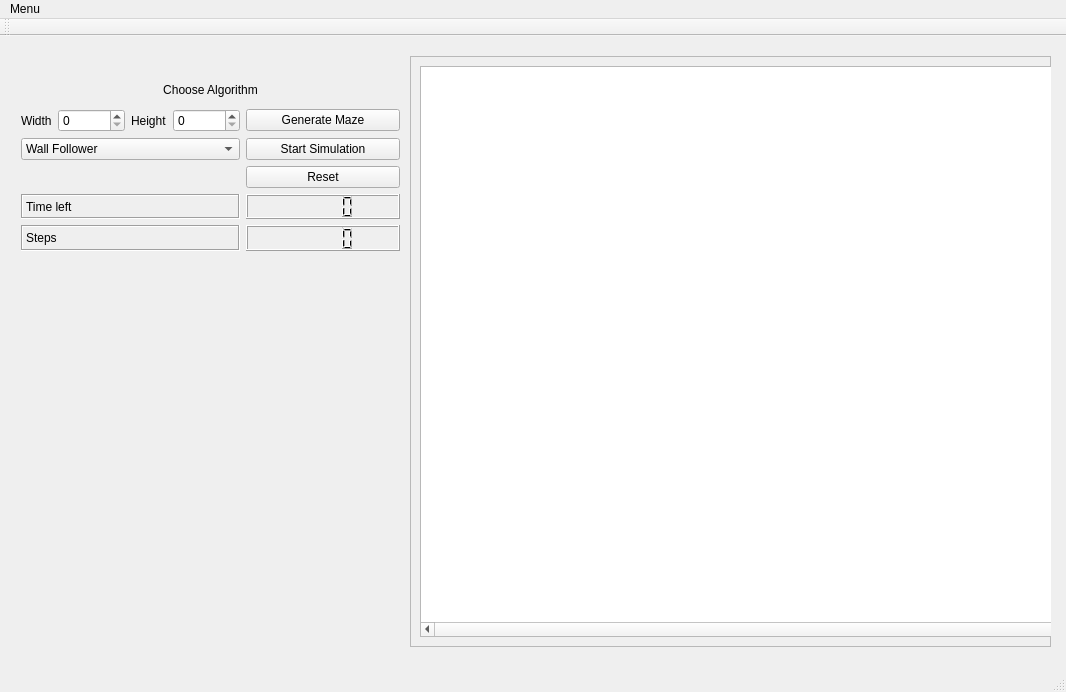
<?xml version="1.0" encoding="UTF-8"?>
<ui version="4.0">
 <class>MazeGui</class>
 <widget class="QMainWindow" name="MazeGui">
  <property name="geometry">
   <rect>
    <x>0</x>
    <y>0</y>
    <width>1066</width>
    <height>692</height>
   </rect>
  </property>
  <property name="windowTitle">
   <string>Maze Solver</string>
  </property>
  <property name="windowIcon">
   <iconset theme="MazeSolver">
    <normaloff>.</normaloff>.</iconset>
  </property>
  <widget class="QWidget" name="centralWidget">
   <property name="autoFillBackground">
    <bool>false</bool>
   </property>
   <widget class="QWidget" name="gridLayoutWidget">
    <property name="geometry">
     <rect>
      <x>10</x>
      <y>30</y>
      <width>401</width>
      <height>196</height>
     </rect>
    </property>
    <layout class="QGridLayout" name="userinputGridlayout">
     <item row="2" column="0">
      <widget class="QComboBox" name="algorithmCombobox">
       <item>
        <property name="text">
         <string>Wall Follower</string>
        </property>
       </item>
       <item>
        <property name="text">
         <string>Tremaux's algorithm</string>
        </property>
       </item>
       <item>
        <property name="text">
         <string>Recursive</string>
        </property>
       </item>
       <item>
        <property name="text">
         <string>Shortest path algorithm</string>
        </property>
       </item>
      </widget>
     </item>
     <item row="4" column="0">
      <widget class="QLabel" name="TimeLeft">
       <property name="frameShape">
        <enum>QFrame::Box</enum>
       </property>
       <property name="frameShadow">
        <enum>QFrame::Sunken</enum>
       </property>
       <property name="text">
        <string>Time left</string>
       </property>
      </widget>
     </item>
     <item row="4" column="1">
      <widget class="QLCDNumber" name="timeLeftLCDDisplay"/>
     </item>
     <item row="0" column="0" colspan="2">
      <widget class="QLabel" name="chooseAlgorithm">
       <property name="frameShape">
        <enum>QFrame::NoFrame</enum>
       </property>
       <property name="frameShadow">
        <enum>QFrame::Plain</enum>
       </property>
       <property name="text">
        <string>Choose Algorithm</string>
       </property>
       <property name="alignment">
        <set>Qt::AlignCenter</set>
       </property>
      </widget>
     </item>
     <item row="5" column="1">
      <widget class="QLCDNumber" name="stepLCDDisplay"/>
     </item>
     <item row="2" column="1">
      <widget class="QPushButton" name="simulationStartButton">
       <property name="text">
        <string>Start Simulation</string>
       </property>
      </widget>
     </item>
     <item row="1" column="1">
      <widget class="QPushButton" name="generateMazeButton">
       <property name="text">
        <string>Generate Maze</string>
       </property>
      </widget>
     </item>
     <item row="1" column="0">
      <layout class="QHBoxLayout" name="HeightSpinbox">
       <item>
        <widget class="QLabel" name="widthLabel">
         <property name="text">
          <string>Width</string>
         </property>
        </widget>
       </item>
       <item>
        <widget class="QSpinBox" name="widthSpinBox">
         <property name="maximum">
          <number>100000</number>
         </property>
        </widget>
       </item>
       <item>
        <widget class="QLabel" name="heightLabel">
         <property name="text">
          <string>Height</string>
         </property>
        </widget>
       </item>
       <item>
        <widget class="QSpinBox" name="heightSpinBox">
         <property name="maximum">
          <number>100000</number>
         </property>
        </widget>
       </item>
      </layout>
     </item>
     <item row="5" column="0">
      <widget class="QLabel" name="steps">
       <property name="frameShape">
        <enum>QFrame::Box</enum>
       </property>
       <property name="frameShadow">
        <enum>QFrame::Sunken</enum>
       </property>
       <property name="text">
        <string>Steps</string>
       </property>
      </widget>
     </item>
     <item row="3" column="1">
      <widget class="QPushButton" name="resetButton">
       <property name="text">
        <string>Reset</string>
       </property>
      </widget>
     </item>
    </layout>
   </widget>
   <widget class="QFrame" name="frame">
    <property name="geometry">
     <rect>
      <x>410</x>
      <y>20</y>
      <width>641</width>
      <height>591</height>
     </rect>
    </property>
    <property name="minimumSize">
     <size>
      <width>641</width>
      <height>0</height>
     </size>
    </property>
    <property name="sizeIncrement">
     <size>
      <width>1</width>
      <height>1</height>
     </size>
    </property>
    <property name="frameShape">
     <enum>QFrame::StyledPanel</enum>
    </property>
    <property name="frameShadow">
     <enum>QFrame::Raised</enum>
    </property>
    <widget class="QGraphicsView" name="mazeGraphicsView">
     <property name="geometry">
      <rect>
       <x>10</x>
       <y>10</y>
       <width>661</width>
       <height>571</height>
      </rect>
     </property>
     <property name="minimumSize">
      <size>
       <width>661</width>
       <height>0</height>
      </size>
     </property>
     <property name="autoFillBackground">
      <bool>true</bool>
     </property>
     <property name="verticalScrollBarPolicy">
      <enum>Qt::ScrollBarAlwaysOn</enum>
     </property>
     <property name="horizontalScrollBarPolicy">
      <enum>Qt::ScrollBarAlwaysOn</enum>
     </property>
     <property name="sizeAdjustPolicy">
      <enum>QAbstractScrollArea::AdjustToContentsOnFirstShow</enum>
     </property>
     <property name="backgroundBrush">
      <brush brushstyle="Dense7Pattern">
       <color alpha="255">
        <red>0</red>
        <green>0</green>
        <blue>0</blue>
       </color>
      </brush>
     </property>
    </widget>
   </widget>
  </widget>
  <widget class="QMenuBar" name="menuBar">
   <property name="geometry">
    <rect>
     <x>0</x>
     <y>0</y>
     <width>1066</width>
     <height>22</height>
    </rect>
   </property>
   <widget class="QMenu" name="menuLabyrinth_Algorithm">
    <property name="title">
     <string>Menu</string>
    </property>
   </widget>
   <addaction name="menuLabyrinth_Algorithm"/>
  </widget>
  <widget class="QToolBar" name="mainToolBar">
   <attribute name="toolBarArea">
    <enum>TopToolBarArea</enum>
   </attribute>
   <attribute name="toolBarBreak">
    <bool>false</bool>
   </attribute>
  </widget>
  <widget class="QStatusBar" name="statusBar"/>
  <action name="actionGenerateMaze">
   <property name="checkable">
    <bool>false</bool>
   </property>
   <property name="text">
    <string>SetMaze</string>
   </property>
  </action>
 </widget>
 <layoutdefault spacing="6" margin="11"/>
 <resources/>
 <connections/>
</ui>
